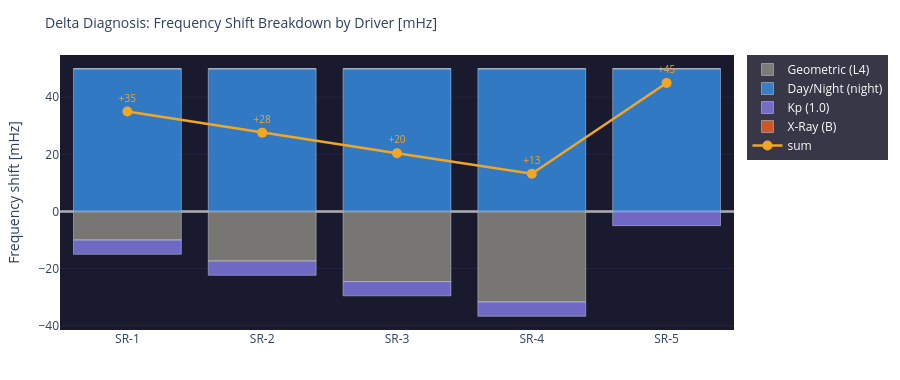

This figure's notebook cell:
### Code cell
# ============================================================
# DELTA DIAGNOSIS: geometric (L4) vs. non-geometric (modulatory)
# Core question: What fraction of the expected frequency shift
# comes from pure cavity geometry, and which from other drivers?
# ============================================================

modes_d = list(SR_REF.keys())
geom_components   = [geom_delta_mhz.get(n, 0)   for n in modes_d]
daynight_components = [day_night_shift_mhz       for _ in modes_d]
kp_components     = [kp_shift_mhz                for _ in modes_d]
xray_components   = [xray_shift_mhz              for _ in modes_d]
totals            = [expected[n]['freq_shift_mHz'] for n in modes_d]

fig = go.Figure()
fig.add_trace(go.Bar(name='Geometric (L4)',
    x=[f'SR-{n}' for n in modes_d], y=geom_components,
    marker_color='#888780', opacity=0.85))
fig.add_trace(go.Bar(name=f'Day/Night ({l4_day_night})',
    x=[f'SR-{n}' for n in modes_d], y=daynight_components,
    marker_color='#378ADD', opacity=0.85))
fig.add_trace(go.Bar(name=f'Kp ({kp_val:.1f})',
    x=[f'SR-{n}' for n in modes_d], y=kp_components,
    marker_color='#7F77DD', opacity=0.85))
fig.add_trace(go.Bar(name=f'X-Ray ({l4_xray_class})',
    x=[f'SR-{n}' for n in modes_d], y=xray_components,
    marker_color='#E85D24', opacity=0.85))

# Total as a Line
fig.add_trace(go.Scatter(
    x=[f'SR-{n}' for n in modes_d], y=totals,
    mode='lines+markers+text', name='sum',
    line=dict(color='#F2A623', width=2.5),
    marker=dict(size=10, color='#F2A623'),
    text=[f'{t:+.0f}' for t in totals],
    textposition='top center',
    textfont=dict(color='#F2A623', size=10)
))

fig.add_hline(y=0, line_color='#888780', line_width=0.8)
fig.update_layout(
    title=dict(text='Delta Diagnosis: Frequency Shift Breakdown by Driver [mHz]', font=dict(size=14)),
    barmode='relative',
    yaxis=dict(title='Frequency shift [mHz]', gridcolor='#222244'),
    height=380, plot_bgcolor='#1a1a2e', paper_bgcolor='rgba(0,0,0,0)',
    margin=dict(l=60, r=30, t=55, b=50),
    legend=dict(bgcolor='rgba(20,20,40,0.85)', font=dict(color='white'))
)
fig.show()

# interpretation
geom_total_sr1     = abs(geom_components[0])
non_geom_total_sr1 = abs(daynight_components[0]) + abs(kp_components[0]) + abs(xray_components[0])
ratio = non_geom_total_sr1 / max(geom_total_sr1, 1.0)
print(f'\nSR-1 driver ratio:')
print(f'  geometric:       {geom_total_sr1:.1f} mHz')
print(f'  non-geometric:   {non_geom_total_sr1:.1f} mHz')
print(f'  ratio:           {ratio:.1f}x')
if ratio > 3:
    print('  → Non-geometric factors clearly dominant (verification of Layer-4 hypothesis)')

### Figure 1 — Plotly figure (JSON) as saved in the notebook; plotly's stock layout.template omitted (floating-point values rounded to 4 significant figures)
{"data": [{"marker": {"color": "#888780"}, "name": "Geometric (L4)", "opacity": 0.85, "type": "bar", "x": ["SR-1", "SR-2", "SR-3", "SR-4", "SR-5"], "y": [-10.04, -17.4, -24.6, -31.76, 0]}, {"marker": {"color": "#378ADD"}, "name": "Day/Night (night)", "opacity": 0.85, "type": "bar", "x": ["SR-1", "SR-2", "SR-3", "SR-4", "SR-5"], "y": [50, 50, 50, 50, 50]}, {"marker": {"color": "#7F77DD"}, "name": "Kp (1.0)", "opacity": 0.85, "type": "bar", "x": ["SR-1", "SR-2", "SR-3", "SR-4", "SR-5"], "y": [-5.0, -5.0, -5.0, -5.0, -5.0]}, {"marker": {"color": "#E85D24"}, "name": "X-Ray (B)", "opacity": 0.85, "type": "bar", "x": ["SR-1", "SR-2", "SR-3", "SR-4", "SR-5"], "y": [0, 0, 0, 0, 0]}, {"line": {"color": "#F2A623", "width": 2.5}, "marker": {"color": "#F2A623", "size": 10}, "mode": "lines+markers+text", "name": "sum", "text": ["+35", "+28", "+20", "+13", "+45"], "textfont": {"color": "#F2A623", "size": 10}, "textposition": "top center", "type": "scatter", "x": ["SR-1", "SR-2", "SR-3", "SR-4", "SR-5"], "y": [35.0, 27.6, 20.4, 13.2, 45.0]}], "layout": {"barmode": "relative", "height": 380, "legend": {"bgcolor": "rgba(20,20,40,0.85)", "font": {"color": "white"}}, "margin": {"b": 50, "l": 60, "r": 30, "t": 55}, "paper_bgcolor": "rgba(0,0,0,0)", "plot_bgcolor": "#1a1a2e", "shapes": [{"line": {"color": "#888780", "width": 0.8}, "type": "line", "x0": 0, "x1": 1, "xref": "x domain", "y0": 0, "y1": 0, "yref": "y"}], "title": {"font": {"size": 14}, "text": "Delta Diagnosis: Frequency Shift Breakdown by Driver [mHz]"}, "yaxis": {"gridcolor": "#222244", "title": {"text": "Frequency shift [mHz]"}}}}
